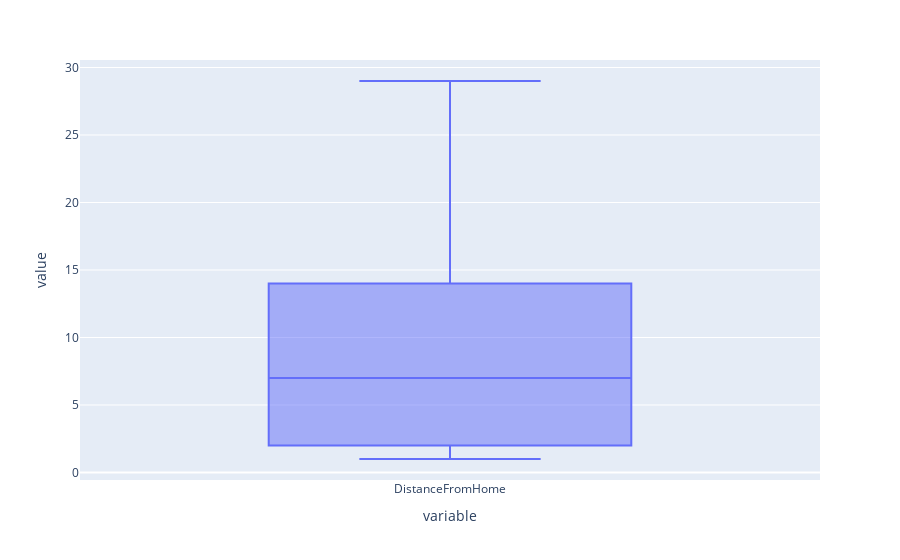

The code cell stored with this chart in its notebook:
### Code cell
px.box(df['DistanceFromHome']) # Can divide into 4-5 Groups like 0-5,5-10,10-15...

### Figure 1 — Plotly figure (JSON) as saved in the notebook; plotly's stock layout.template omitted (floating-point values rounded to 4 significant figures; data arrays with more than 128 entries replaced by an {"elided": "..."} marker saying what was removed)
{"data": [{"alignmentgroup": "True", "hovertemplate": "variable=%{x}<br>value=%{y}<extra></extra>", "legendgroup": "", "marker": {"color": "#636efa"}, "name": "", "notched": false, "offsetgroup": "", "orientation": "v", "showlegend": false, "type": "box", "x": {"elided": "1676 str values"}, "x0": " ", "xaxis": "x", "y": {"elided": "1676 int values"}, "y0": " ", "yaxis": "y"}], "layout": {"boxmode": "group", "legend": {"tracegroupgap": 0}, "margin": {"t": 60}, "xaxis": {"anchor": "y", "domain": [0, 1], "title": {"text": "variable"}}, "yaxis": {"anchor": "x", "domain": [0, 1], "title": {"text": "value"}}}}
